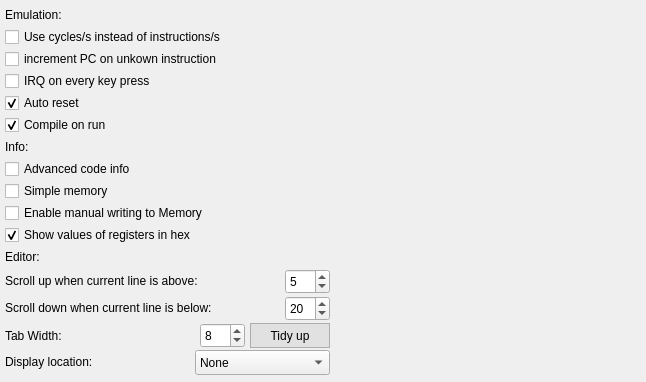
                <widget class="QWidget" name="settingsScrollContent">
                 <property name="geometry">
                  <rect>
                   <x>0</x>
                   <y>0</y>
                   <width>646</width>
                   <height>382</height>
                  </rect>
                 </property>
                 <layout class="QVBoxLayout" name="verticalLayout_2">
                  <property name="spacing">
                   <number>2</number>
                  </property>
                  <property name="leftMargin">
                   <number>5</number>
                  </property>
                  <property name="topMargin">
                   <number>5</number>
                  </property>
                  <property name="rightMargin">
                   <number>5</number>
                  </property>
                  <property name="bottomMargin">
                   <number>5</number>
                  </property>
                  <item>
                   <widget class="QLabel" name="settingEmulationLabel">
                    <property name="sizePolicy">
                     <sizepolicy hsizetype="Minimum" vsizetype="Minimum">
                      <horstretch>0</horstretch>
                      <verstretch>0</verstretch>
                     </sizepolicy>
                    </property>
                    <property name="minimumSize">
                     <size>
                      <width>0</width>
                      <height>20</height>
                     </size>
                    </property>
                    <property name="maximumSize">
                     <size>
                      <width>16777215</width>
                      <height>20</height>
                     </size>
                    </property>
                    <property name="text">
                     <string>Emulation:</string>
                    </property>
                   </widget>
                  </item>
                  <item>
                   <widget class="QCheckBox" name="checkUseCycles">
                    <property name="text">
                     <string>Use cycles/s instead of instructions/s</string>
                    </property>
                    <property name="checked">
                     <bool>false</bool>
                    </property>
                   </widget>
                  </item>
                  <item>
                   <widget class="QCheckBox" name="checkIncrementPC">
                    <property name="text">
                     <string>increment PC on unkown instruction</string>
                    </property>
                   </widget>
                  </item>
                  <item>
                   <widget class="QCheckBox" name="checkIRQOnKeyPress">
                    <property name="text">
                     <string>IRQ on every key press</string>
                    </property>
                   </widget>
                  </item>
                  <item>
                   <widget class="QCheckBox" name="checkAutoReset">
                    <property name="text">
                     <string>Auto reset</string>
                    </property>
                    <property name="checked">
                     <bool>true</bool>
                    </property>
                   </widget>
                  </item>
                  <item>
                   <widget class="QCheckBox" name="checkCompileOnRun">
                    <property name="text">
                     <string>Compile on run</string>
                    </property>
                    <property name="checked">
                     <bool>true</bool>
                    </property>
                   </widget>
                  </item>
                  <item>
                   <widget class="QLabel" name="settingInfoLabel">
                    <property name="minimumSize">
                     <size>
                      <width>0</width>
                      <height>20</height>
                     </size>
                    </property>
                    <property name="maximumSize">
                     <size>
                      <width>16777215</width>
                      <height>20</height>
                     </size>
                    </property>
                    <property name="text">
                     <string>Info:</string>
                    </property>
                   </widget>
                  </item>
                  <item>
                   <widget class="QCheckBox" name="checkAdvancedInfo">
                    <property name="text">
                     <string>Advanced code info</string>
                    </property>
                   </widget>
                  </item>
                  <item>
                   <widget class="QCheckBox" name="checkSimpleMemory">
                    <property name="text">
                     <string>Simple memory</string>
                    </property>
                    <property name="checked">
                     <bool>false</bool>
                    </property>
                   </widget>
                  </item>
                  <item>
                   <widget class="QCheckBox" name="checkMemoryWrite">
                    <property name="text">
                     <string>Enable manual writing to Memory</string>
                    </property>
                   </widget>
                  </item>
                  <item>
                   <widget class="QCheckBox" name="checkShowHex">
                    <property name="text">
                     <string>Show values of registers in hex</string>
                    </property>
                    <property name="checked">
                     <bool>true</bool>
                    </property>
                   </widget>
                  </item>
                  <item>
                   <widget class="QLabel" name="settingEditorLabel">
                    <property name="minimumSize">
                     <size>
                      <width>0</width>
                      <height>20</height>
                     </size>
                    </property>
                    <property name="maximumSize">
                     <size>
                      <width>16777215</width>
                      <height>20</height>
                     </size>
                    </property>
                    <property name="text">
                     <string>Editor:</string>
                    </property>
                   </widget>
                  </item>
                  <item>
                   <widget class="QWidget" name="setttingScrollLowWidget" native="true">
                    <property name="sizePolicy">
                     <sizepolicy hsizetype="Preferred" vsizetype="Fixed">
                      <horstretch>0</horstretch>
                      <verstretch>0</verstretch>
                     </sizepolicy>
                    </property>
                    <property name="minimumSize">
                     <size>
                      <width>0</width>
                      <height>25</height>
                     </size>
                    </property>
                    <property name="maximumSize">
                     <size>
                      <width>16777215</width>
                      <height>25</height>
                     </size>
                    </property>
                    <layout class="QHBoxLayout" name="horizontalLayout_13">
                     <property name="spacing">
                      <number>0</number>
                     </property>
                     <property name="leftMargin">
                      <number>0</number>
                     </property>
                     <property name="topMargin">
                      <number>0</number>
                     </property>
                     <property name="rightMargin">
                      <number>0</number>
                     </property>
                     <property name="bottomMargin">
                      <number>0</number>
                     </property>
                     <item>
                      <widget class="QLabel" name="setttingScrollLowLabel">
                       <property name="sizePolicy">
                        <sizepolicy hsizetype="Fixed" vsizetype="Fixed">
                         <horstretch>0</horstretch>
                         <verstretch>0</verstretch>
                        </sizepolicy>
                       </property>
                       <property name="minimumSize">
                        <size>
                         <width>280</width>
                         <height>0</height>
                        </size>
                       </property>
                       <property name="maximumSize">
                        <size>
                         <width>280</width>
                         <height>16777215</height>
                        </size>
                       </property>
                       <property name="text">
                        <string>Scroll up when current line is above:</string>
                       </property>
                      </widget>
                     </item>
                     <item>
                      <widget class="QSpinBox" name="menuScrollLow">
                       <property name="sizePolicy">
                        <sizepolicy hsizetype="Fixed" vsizetype="Fixed">
                         <horstretch>0</horstretch>
                         <verstretch>0</verstretch>
                        </sizepolicy>
                       </property>
                       <property name="minimumSize">
                        <size>
                         <width>45</width>
                         <height>25</height>
                        </size>
                       </property>
                       <property name="maximumSize">
                        <size>
                         <width>45</width>
                         <height>25</height>
                        </size>
                       </property>
                       <property name="minimum">
                        <number>1</number>
                       </property>
                       <property name="maximum">
                        <number>34</number>
                       </property>
                       <property name="value">
                        <number>5</number>
                       </property>
                      </widget>
                     </item>
                     <item>
                      <spacer name="horizontalSpacer_12">
                       <property name="orientation">
                        <enum>Qt::Orientation::Horizontal</enum>
                       </property>
                       <property name="sizeHint" stdset="0">
                        <size>
                         <width>40</width>
                         <height>20</height>
                        </size>
                       </property>
                      </spacer>
                     </item>
                    </layout>
                   </widget>
                  </item>
                  <item>
                   <widget class="QWidget" name="setttingScrollHighWidget" native="true">
                    <property name="sizePolicy">
                     <sizepolicy hsizetype="Preferred" vsizetype="Fixed">
                      <horstretch>0</horstretch>
                      <verstretch>0</verstretch>
                     </sizepolicy>
                    </property>
                    <property name="minimumSize">
                     <size>
                      <width>0</width>
                      <height>25</height>
                     </size>
                    </property>
                    <property name="maximumSize">
                     <size>
                      <width>16777215</width>
                      <height>25</height>
                     </size>
                    </property>
                    <layout class="QHBoxLayout" name="horizontalLayout_14">
                     <property name="spacing">
                      <number>0</number>
                     </property>
                     <property name="leftMargin">
                      <number>0</number>
                     </property>
                     <property name="topMargin">
                      <number>0</number>
                     </property>
                     <property name="rightMargin">
                      <number>0</number>
                     </property>
                     <property name="bottomMargin">
                      <number>0</number>
                     </property>
                     <item>
                      <widget class="QLabel" name="setttingScrollHighLabel">
                       <property name="sizePolicy">
                        <sizepolicy hsizetype="Fixed" vsizetype="Fixed">
                         <horstretch>0</horstretch>
                         <verstretch>0</verstretch>
                        </sizepolicy>
                       </property>
                       <property name="minimumSize">
                        <size>
                         <width>280</width>
                         <height>0</height>
                        </size>
                       </property>
                       <property name="maximumSize">
                        <size>
                         <width>280</width>
                         <height>16777215</height>
                        </size>
                       </property>
                       <property name="text">
                        <string>Scroll down when current line is below:</string>
                       </property>
                      </widget>
                     </item>
                     <item>
                      <widget class="QSpinBox" name="menuScrollHigh">
                       <property name="sizePolicy">
                        <sizepolicy hsizetype="Fixed" vsizetype="Fixed">
                         <horstretch>0</horstretch>
                         <verstretch>0</verstretch>
                        </sizepolicy>
                       </property>
                       <property name="minimumSize">
                        <size>
                         <width>45</width>
                         <height>25</height>
                        </size>
                       </property>
                       <property name="maximumSize">
                        <size>
                         <width>45</width>
                         <height>25</height>
                        </size>
                       </property>
                       <property name="minimum">
                        <number>2</number>
                       </property>
                       <property name="maximum">
                        <number>35</number>
                       </property>
                       <property name="value">
                        <number>20</number>
                       </property>
                      </widget>
                     </item>
                     <item>
                      <spacer name="horizontalSpacer_11">
                       <property name="orientation">
                        <enum>Qt::Orientation::Horizontal</enum>
                       </property>
                       <property name="sizeHint" stdset="0">
                        <size>
                         <width>40</width>
                         <height>20</height>
                        </size>
                       </property>
                      </spacer>
                     </item>
                    </layout>
                   </widget>
                  </item>
                  <item>
                   <widget class="QWidget" name="settingTabWidget" native="true">
                    <property name="minimumSize">
                     <size>
                      <width>0</width>
                      <height>25</height>
                     </size>
                    </property>
                    <property name="maximumSize">
                     <size>
                      <width>16777215</width>
                      <height>25</height>
                     </size>
                    </property>
                    <layout class="QHBoxLayout" name="horizontalLayout_2">
                     <property name="spacing">
                      <number>0</number>
                     </property>
                     <property name="leftMargin">
                      <number>0</number>
                     </property>
                     <property name="topMargin">
                      <number>0</number>
                     </property>
                     <property name="rightMargin">
                      <number>0</number>
                     </property>
                     <property name="bottomMargin">
                      <number>0</number>
                     </property>
                     <item>
                      <widget class="QLabel" name="settingTabLabel">
                       <property name="sizePolicy">
                        <sizepolicy hsizetype="Fixed" vsizetype="Expanding">
                         <horstretch>0</horstretch>
                         <verstretch>0</verstretch>
                        </sizepolicy>
                       </property>
                       <property name="minimumSize">
                        <size>
                         <width>195</width>
                         <height>0</height>
                        </size>
                       </property>
                       <property name="text">
                        <string>Tab Width:</string>
                       </property>
                      </widget>
                     </item>
                     <item>
                      <widget class="QSpinBox" name="spinBoxTabWidth">
                       <property name="sizePolicy">
                        <sizepolicy hsizetype="Fixed" vsizetype="Fixed">
                         <horstretch>0</horstretch>
                         <verstretch>0</verstretch>
                        </sizepolicy>
                       </property>
                       <property name="minimumSize">
                        <size>
                         <width>45</width>
                         <height>25</height>
                        </size>
                       </property>
                       <property name="maximumSize">
                        <size>
                         <width>45</width>
                         <height>25</height>
                        </size>
                       </property>
                       <property name="minimum">
                        <number>2</number>
                       </property>
                       <property name="maximum">
                        <number>10</number>
                       </property>
                       <property name="value">
                        <number>8</number>
                       </property>
                      </widget>
                     </item>
                     <item>
                      <spacer name="horizontalSpacer">
                       <property name="orientation">
                        <enum>Qt::Orientation::Horizontal</enum>
                       </property>
                       <property name="sizeType">
                        <enum>QSizePolicy::Policy::Fixed</enum>
                       </property>
                       <property name="sizeHint" stdset="0">
                        <size>
                         <width>5</width>
                         <height>20</height>
                        </size>
                       </property>
                      </spacer>
                     </item>
                     <item>
                      <widget class="QPushButton" name="buttonTidyUp">
                       <property name="sizePolicy">
                        <sizepolicy hsizetype="Fixed" vsizetype="Fixed">
                         <horstretch>0</horstretch>
                         <verstretch>0</verstretch>
                        </sizepolicy>
                       </property>
                       <property name="minimumSize">
                        <size>
                         <width>80</width>
                         <height>25</height>
                        </size>
                       </property>
                       <property name="maximumSize">
                        <size>
                         <width>80</width>
                         <height>25</height>
                        </size>
                       </property>
                       <property name="styleSheet">
                        <string notr="true">QPushButton{
	color: rgb(0,0,0);
	background-color: rgb(225,225,225);
	border: 1px solid rgb(173,173,173);
}
QPushButton:hover{
    background-color: rgb(229, 241, 251);
    border: 1px solid rgb(0, 120, 215);
}
QPushButton:pressed{
 background-color: rgb(204, 228, 247);
 border: 1px solid rgb(0, 120, 215);
}</string>
                       </property>
                       <property name="text">
                        <string>Tidy up</string>
                       </property>
                      </widget>
                     </item>
                     <item>
                      <spacer name="horizontalSpacer_13">
                       <property name="orientation">
                        <enum>Qt::Orientation::Horizontal</enum>
                       </property>
                       <property name="sizeHint" stdset="0">
                        <size>
                         <width>40</width>
                         <height>20</height>
                        </size>
                       </property>
                      </spacer>
                     </item>
                    </layout>
                   </widget>
                  </item>
                  <item>
                   <widget class="QWidget" name="settingDisplayStatusWidget" native="true">
                    <property name="sizePolicy">
                     <sizepolicy hsizetype="Preferred" vsizetype="Fixed">
                      <horstretch>0</horstretch>
                      <verstretch>0</verstretch>
                     </sizepolicy>
                    </property>
                    <property name="minimumSize">
                     <size>
                      <width>0</width>
                      <height>25</height>
                     </size>
                    </property>
                    <property name="maximumSize">
                     <size>
                      <width>16777215</width>
                      <height>25</height>
                     </size>
                    </property>
                    <layout class="QHBoxLayout" name="horizontalLayout_3">
                     <property name="spacing">
                      <number>0</number>
                     </property>
                     <property name="leftMargin">
                      <number>0</number>
                     </property>
                     <property name="topMargin">
                      <number>0</number>
                     </property>
                     <property name="rightMargin">
                      <number>0</number>
                     </property>
                     <property name="bottomMargin">
                      <number>0</number>
                     </property>
                     <item>
                      <widget class="QLabel" name="settingDisplayStatusLabel">
                       <property name="enabled">
                        <bool>true</bool>
                       </property>
                       <property name="sizePolicy">
                        <sizepolicy hsizetype="Fixed" vsizetype="Fixed">
                         <horstretch>0</horstretch>
                         <verstretch>0</verstretch>
                        </sizepolicy>
                       </property>
                       <property name="minimumSize">
                        <size>
                         <width>190</width>
                         <height>0</height>
                        </size>
                       </property>
                       <property name="text">
                        <string>Display location:</string>
                       </property>
                      </widget>
                     </item>
                     <item>
                      <widget class="QComboBox" name="menuDisplayStatus">
                       <property name="enabled">
                        <bool>true</bool>
                       </property>
                       <property name="sizePolicy">
                        <sizepolicy hsizetype="Fixed" vsizetype="Fixed">
                         <horstretch>0</horstretch>
                         <verstretch>0</verstretch>
                        </sizepolicy>
                       </property>
                       <property name="minimumSize">
                        <size>
                         <width>135</width>
                         <height>25</height>
                        </size>
                       </property>
                       <property name="maximumSize">
                        <size>
                         <width>135</width>
                         <height>25</height>
                        </size>
                       </property>
                       <item>
                        <property name="text">
                         <string>None</string>
                        </property>
                       </item>
                       <item>
                        <property name="text">
                         <string>Main window</string>
                        </property>
                       </item>
                       <item>
                        <property name="text">
                         <string>External window</string>
                        </property>
                       </item>
                      </widget>
                     </item>
                     <item>
                      <spacer name="horizontalSpacer_14">
                       <property name="orientation">
                        <enum>Qt::Orientation::Horizontal</enum>
                       </property>
                       <property name="sizeHint" stdset="0">
                        <size>
                         <width>40</width>
                         <height>20</height>
                        </size>
                       </property>
                      </spacer>
                     </item>
                    </layout>
                   </widget>
                  </item>
                  <item>
                   <spacer name="settingVerticalSpacer">
                    <property name="orientation">
                     <enum>Qt::Orientation::Vertical</enum>
                    </property>
                    <property name="sizeHint" stdset="0">
                     <size>
                      <width>17</width>
                      <height>17</height>
                     </size>
                    </property>
                   </spacer>
                  </item>
                 </layout>
                </widget>
